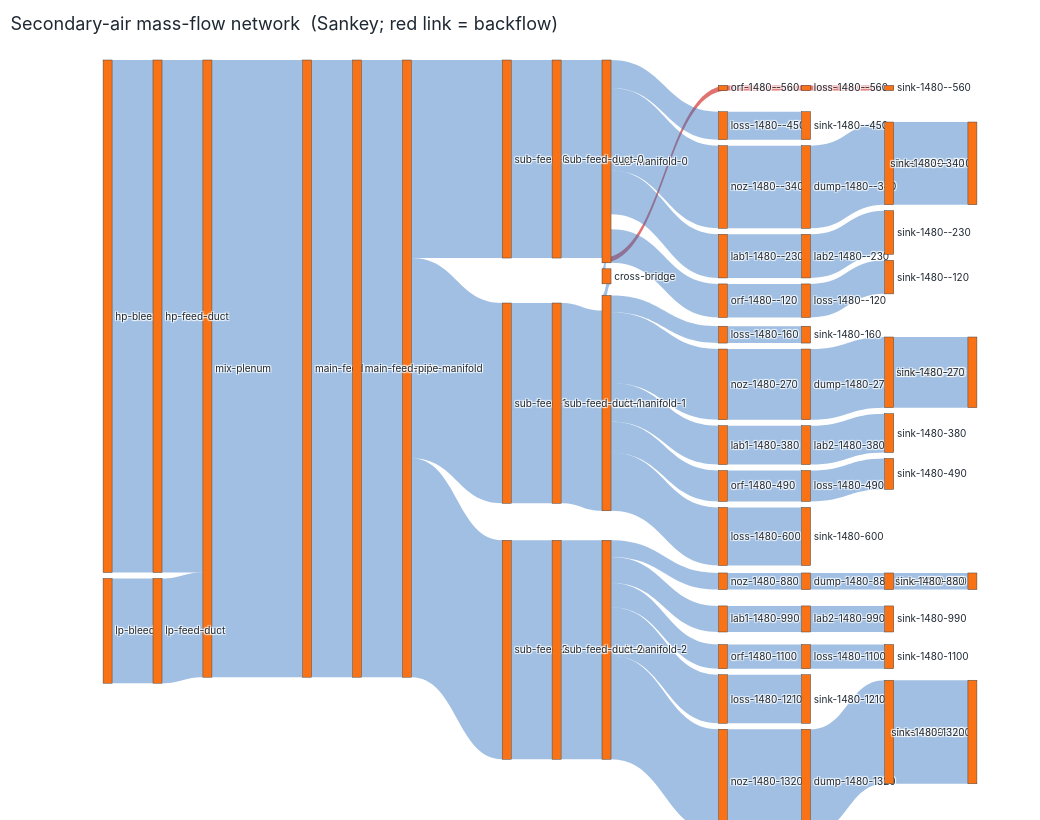

The cell this chart's notebook holds for it:
### Markdown cell above
## 4. The whole network as a Sankey

Because FNS is a *network* solver, the natural picture of the solution is the flow
graph itself. We lay the elements out with the UI canvas coordinates (the
`uiAttributes` the tool saved) and size each link by `|ṁ|`. The six **ducts** show
up as short pass-through nodes on the feed runs; the lone **red** link is the
backflow edge, drawn in its physical direction (into the network).

### Code cell
pos = {n["id"]: n["position"] for n in doc["uiAttributes"]["nodes"]}
id_by_index = {int(n["attributes"]["index"]): n["id"] for n in doc["model"]["nodes"]}

n_elem = prob.n_nodes   # graph "nodes" are the flow elements
xs = np.array([pos[id_by_index[i]]["x"] for i in range(n_elem)], float)
ys = np.array([pos[id_by_index[i]]["y"] for i in range(n_elem)], float)

def norm(v, lo=0.04, hi=0.96):
    v = v - v.min()
    return lo + (hi - lo) * (v / v.max() if v.max() > 0 else v)

nx_, ny_ = norm(xs), norm(ys)

src, tgt, val, lcol = [], [], [], []
for e in range(prob.n_edges):
    t, h, _a = edges[e]
    m = sol.edge(e)["mdot"]
    if m >= 0.0:
        src.append(t); tgt.append(h); val.append(m);  lcol.append("rgba(45,113,194,0.45)")
    else:
        src.append(h); tgt.append(t); val.append(-m); lcol.append("rgba(214,69,65,0.75)")  # backflow

fig = go.Figure(go.Sankey(
    arrangement="snap",
    node=dict(label=[nn[i] for i in range(n_elem)],
              x=list(nx_), y=list(ny_), pad=6, thickness=9, color=COLORWAY[1]),
    link=dict(source=src, target=tgt, value=val, color=lcol),
))
fig.update_layout(
    title="Secondary-air mass-flow network  (Sankey; red link = backflow)",
    height=820, width=1040, font_size=10,
)
fig.show()

### Figure 1 — Plotly figure (JSON) as saved in the notebook; plotly's stock layout.template omitted (floating-point values rounded to 4 significant figures)
{"data": [{"arrangement": "snap", "link": {"color": ["rgba(45,113,194,0.45)", "rgba(45,113,194,0.45)", "rgba(45,113,194,0.45)", "rgba(45,113,194,0.45)", "rgba(45,113,194,0.45)", "rgba(45,113,194,0.45)", "rgba(214,69,65,0.75)", "rgba(214,69,65,0.75)", "rgba(214,69,65,0.75)", "rgba(45,113,194,0.45)", "rgba(45,113,194,0.45)", "rgba(45,113,194,0.45)", "rgba(45,113,194,0.45)", "rgba(45,113,194,0.45)", "rgba(45,113,194,0.45)", "rgba(45,113,194,0.45)", "rgba(45,113,194,0.45)", "rgba(45,113,194,0.45)", "rgba(45,113,194,0.45)", "rgba(45,113,194,0.45)", "rgba(45,113,194,0.45)", "rgba(45,113,194,0.45)", "rgba(45,113,194,0.45)", "rgba(45,113,194,0.45)", "rgba(45,113,194,0.45)", "rgba(45,113,194,0.45)", "rgba(45,113,194,0.45)", "rgba(45,113,194,0.45)", "rgba(45,113,194,0.45)", "rgba(45,113,194,0.45)", "rgba(45,113,194,0.45)", "rgba(45,113,194,0.45)", "rgba(45,113,194,0.45)", "rgba(45,113,194,0.45)", "rgba(45,113,194,0.45)", "rgba(45,113,194,0.45)", "rgba(45,113,194,0.45)", "rgba(45,113,194,0.45)", "rgba(45,113,194,0.45)", "rgba(45,113,194,0.45)", "rgba(45,113,194,0.45)", "rgba(45,113,194,0.45)", "rgba(45,113,194,0.45)", "rgba(45,113,194,0.45)", "rgba(45,113,194,0.45)", "rgba(45,113,194,0.45)", "rgba(45,113,194,0.45)", "rgba(45,113,194,0.45)", "rgba(45,113,194,0.45)", "rgba(45,113,194,0.45)", "rgba(45,113,194,0.45)", "rgba(45,113,194,0.45)", "rgba(45,113,194,0.45)", "rgba(45,113,194,0.45)", "rgba(45,113,194,0.45)", "rgba(45,113,194,0.45)", "rgba(45,113,194,0.45)", "rgba(45,113,194,0.45)", "rgba(45,113,194,0.45)", "rgba(45,113,194,0.45)", "rgba(45,113,194,0.45)", "rgba(45,113,194,0.45)", "rgba(45,113,194,0.45)"], "source": [0, 1, 2, 3, 4, 5, 7, 8, 9, 6, 10, 6, 12, 13, 14, 6, 16, 17, 6, 19, 20, 4, 22, 23, 24, 23, 26, 27, 28, 23, 30, 31, 23, 33, 34, 23, 36, 4, 38, 39, 40, 41, 42, 39, 44, 45, 39, 47, 48, 39, 50, 39, 52, 53, 54, 6, 56, 57, 58, 59, 60, 61, 62], "target": [57, 58, 3, 59, 5, 60, 6, 7, 8, 10, 11, 12, 13, 14, 15, 16, 17, 18, 19, 20, 21, 22, 61, 24, 25, 26, 27, 28, 29, 30, 31, 32, 33, 34, 35, 36, 37, 38, 62, 40, 41, 42, 43, 44, 45, 46, 47, 48, 49, 50, 51, 52, 53, 54, 55, 56, 23, 2, 2, 4, 6, 23, 39], "value": [14.68, 3.0, 17.68, 17.68, 5.673, 5.673, 0.1371, 0.1371, 0.1371, 0.801, 0.801, 2.368, 2.368, 2.368, 2.368, 1.249, 1.249, 1.249, 0.9616, 0.9616, 0.9616, 5.736, 5.736, 0.4821, 0.4821, 2.023, 2.023, 2.023, 2.023, 1.113, 1.113, 1.113, 0.8847, 0.8847, 0.8847, 1.663, 1.663, 6.271, 6.271, 0.4759, 0.4759, 0.4759, 0.4759, 0.7466, 0.7466, 0.7466, 0.6929, 0.6929, 0.6929, 1.39, 1.39, 2.965, 2.965, 2.965, 2.965, 0.43, 0.43, 14.68, 3.0, 17.68, 5.673, 5.736, 6.271]}, "node": {"color": "#f97316", "label": ["hp-bleed", "lp-bleed", "mix-plenum", "main-feed", "main-manifold", "sub-feed-0", "sub-manifold-0", "orf-1480--560", "loss-1480--560", "sink-1480--560", "loss-1480--450", "sink-1480--450", "noz-1480--340", "dump-1480--340", "loss-1480--340", "sink-1480--340", "lab1-1480--230", "lab2-1480--230", "sink-1480--230", "orf-1480--120", "loss-1480--120", "sink-1480--120", "sub-feed-1", "sub-manifold-1", "loss-1480-160", "sink-1480-160", "noz-1480-270", "dump-1480-270", "loss-1480-270", "sink-1480-270", "lab1-1480-380", "lab2-1480-380", "sink-1480-380", "orf-1480-490", "loss-1480-490", "sink-1480-490", "loss-1480-600", "sink-1480-600", "sub-feed-2", "sub-manifold-2", "noz-1480-880", "dump-1480-880", "loss-1480-880", "sink-1480-880", "lab1-1480-990", "lab2-1480-990", "sink-1480-990", "orf-1480-1100", "loss-1480-1100", "sink-1480-1100", "loss-1480-1210", "sink-1480-1210", "noz-1480-1320", "dump-1480-1320", "loss-1480-1320", "sink-1480-1320", "cross-bridge", "hp-feed-duct", "lp-feed-duct", "main-feed-pipe", "sub-feed-duct-0", "sub-feed-duct-1", "sub-feed-duct-2"], "pad": 6, "thickness": 9, "x": [0.04, 0.04, 0.1462, 0.2523, 0.3585, 0.4646, 0.5708, 0.6946, 0.7831, 0.8715, 0.6946, 0.7831, 0.6946, 0.7831, 0.8715, 0.96, 0.6946, 0.7831, 0.8715, 0.6946, 0.7831, 0.8715, 0.4646, 0.5708, 0.6946, 0.7831, 0.6946, 0.7831, 0.8715, 0.96, 0.6946, 0.7831, 0.8715, 0.6946, 0.7831, 0.8715, 0.6946, 0.7831, 0.4646, 0.5708, 0.6946, 0.7831, 0.8715, 0.96, 0.6946, 0.7831, 0.8715, 0.6946, 0.7831, 0.8715, 0.6946, 0.7831, 0.6946, 0.7831, 0.8715, 0.96, 0.5708, 0.09308, 0.09308, 0.3054, 0.5177, 0.5177, 0.5177], "y": [0.3434, 0.4413, 0.3923, 0.3923, 0.3923, 0.1379, 0.1379, 0.04, 0.04, 0.04, 0.09383, 0.09383, 0.1477, 0.1477, 0.1477, 0.1477, 0.2015, 0.2015, 0.2015, 0.2553, 0.2553, 0.2553, 0.4902, 0.4902, 0.3923, 0.3923, 0.4462, 0.4462, 0.4462, 0.4462, 0.5, 0.5, 0.5, 0.5538, 0.5538, 0.5538, 0.6077, 0.6077, 0.8426, 0.8426, 0.7447, 0.7447, 0.7447, 0.7447, 0.7985, 0.7985, 0.7985, 0.8523, 0.8523, 0.8523, 0.9062, 0.9062, 0.96, 0.96, 0.96, 0.96, 0.2553, 0.3434, 0.4413, 0.3923, 0.1379, 0.4902, 0.8426]}, "type": "sankey"}], "layout": {"font": {"size": 10}, "height": 820, "title": {"text": "Secondary-air mass-flow network  (Sankey; red link = backflow)"}, "width": 1040}}
